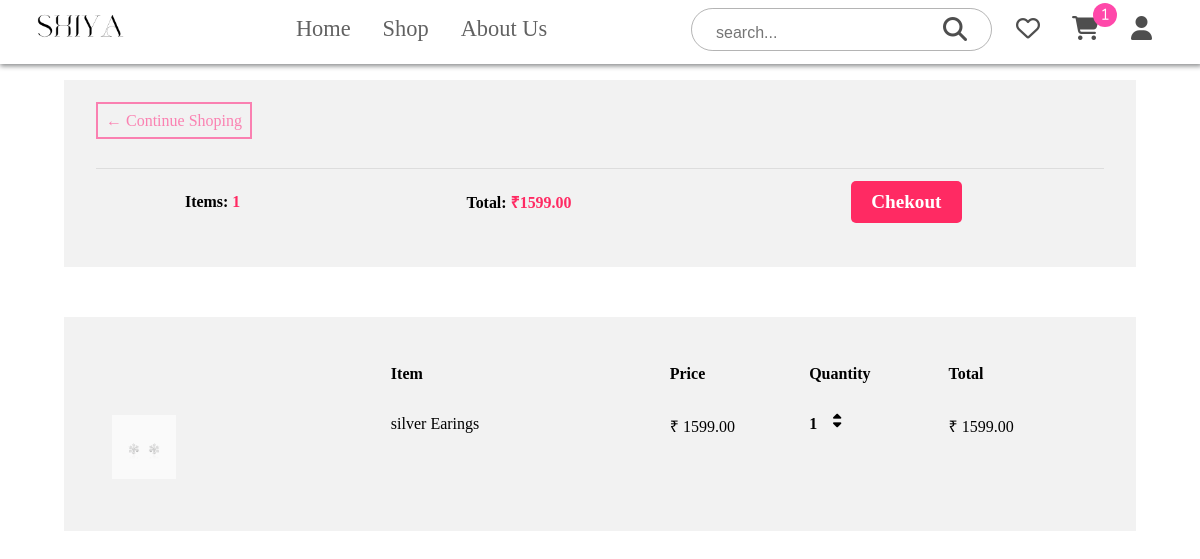
The app's page /cart/ (signed in) with its own data.
### core/models.py (models this page shows, shortened)
class Order(models.Model):
    customer = models.ForeignKey(
        Customer, on_delete=models.SET_NULL, null=True, blank=True
    )
    date_orderd = models.DateTimeField(auto_now_add=True)
    complete = models.BooleanField(default=False, null=True, blank=False)
    transaction_id = models.CharField(max_length=100, null=True)
    @property
    def get_cart_total(self):
        orderitems = self.orderitem_set.all()
        total = sum([item.get_total for item in orderitems])
        return total
    @property
    def get_cart_items(self):
        orderitems = self.orderitem_set.all()
        total = sum([item.quantity for item in orderitems])
        return total

class OrderItem(models.Model):
    product = models.ForeignKey(
        Product, on_delete=models.SET_NULL, null=True, blank=True
    )
    order = models.ForeignKey(Order, on_delete=models.SET_NULL, null=True, blank=True)
    quantity = models.IntegerField(default=0, null=True, blank=True)
    date_added = models.DateTimeField(auto_now_add=True)
    @property
    def get_total(self):
        total = self.product.price * self.quantity
        return total

class Product(models.Model):
    name = models.CharField(max_length=200)
    price = models.DecimalField(max_digits=7, decimal_places=2)
    image = models.ImageField(null=True, blank=True)
    category = models.ForeignKey(
        Category, on_delete=models.CASCADE, null=True, blank=True
    )
    material = models.CharField(max_length=100, null=True, blank=True)
    description = models.TextField(max_length=200, null=True, blank=True)
    occasion = models.CharField(max_length=100, null=True, blank=True)
    def imageURL(self):
        try:
            url = self.image.url
        except:
            url = ""
        return url

### core/views.py (the view)
# urls.py: path("cart/", cart, name="cart"),
def cart(request):
    data = cartData(request)
    cartItems = data["cartItems"]
    order = data["order"]
    items = data["items"]
    context = {
        "items": items,
        "order": order,
        "cartItems": cartItems,
        "shipping": False,
    }
    return render(request, "core/cart.html", context)

### core/utils.py (called while the page is built)
def cartData(request):
    if request.user.is_authenticated:
        customer = request.user.customer
        order,created = Order.objects.get_or_create(customer=customer, complete=False)
        items = order.orderitem_set.all()
        cartItems = order.get_cart_items
    else:
        cookieData=cookieCart(request)
        items=cookieData['items']
        order=cookieData['order']
        cartItems=cookieData['cartItems']
    return {'cartItems':cartItems,'order':order,'items':items}

### templates/core/cart.html
{% extends 'core/main.html' %}
{% load static %}
{% block content %}
<div class="cart">
    <div class="row">
        <div class="col">
            <a class="btn" href="{% url 'store' %}">&#x2190; Continue Shoping</a>
            <br>
            <br>
            <table class="table">
                <tr>
                    <th>
                        <h5>Items: <strong>{{order.get_cart_items}}</strong></h5>
                    </th>
                    <th>
                        <h5>Total: <strong> &#8377;{{order.get_cart_total}} </strong></h5>
                    </th>
                    <th>
                        <a href="{% url 'checkout' %}">Chekout</a>
                    </th>
                </tr>
            </table>
        </div>
        <br>
        <div class="col">
            <div class="cart-row">
                <div style="flex:2"></div>
                <div style="flex:2"><strong>Item</strong></div>
                <div style="flex:1"><strong>Price</strong></div>
                <div style="flex:1"><strong>Quantity</strong></div>
                <div style="flex:1"><strong>Total</strong></div>
            </div>
            {% for item in items %}
            <div class="cart-row">
                <div style="flex:2"><img class="row-img" src="{{item.product.imageURL}}"></div>
                <div style="flex:2">{{item.product.name}}</div>
                <div style="flex:1">&#8377; {{item.product.price|floatformat:2}}</div>
                <div style="flex:1">
                    <p class="quantity">{{item.quantity}}</p>
                    <div class="quantity">
                        <button data-product={{item.product.id}} data-action="add" class="update-cart chg-quantity">
                            <i class="fa-solid fa-caret-up"></i>
                        </button>
                        <button data-product="{{item.product.id}}" data-action="remove"
                            class="update-cart chg-quantity">
                            <i class="fa-solid fa-caret-down"></i>
                        </button>
                    </div>
                </div>
                <div style="flex: 1">&#8377; {{item.get_total}}</div>
            </div>
            {% endfor %}
        </div>
    </div>
</div>
{% endblock %}

### static/css/main.css (style rules this page uses)
* { margin: 0; padding: 0; }
.cart .row .col { background-color: #f2f2f2; margin: 1rem 4rem; padding: 2rem; }
.cart .row .col .btn { padding: 0.5rem; text-decoration: none; color: rgba(255, 72, 145, 0.664); font-size: 1rem; border: 2px solid; }
.table { width: 100%; border-collapse: collapse; margin-top: 20px; }
.table th, .table td { padding: 12px; text-align: center; border-top: 1px solid #ddd; font-size: 1.2rem; }
.table th { background-color: #f2f2f2; }
.table strong { color: #ff2a63; }
.table a { display: inline-block; padding: 10px 20px; background-color: #ff2a63; color: white; text-decoration: none; border-radius: 5px; transition: background-color 0.3s ease; }
.cart { margin-top: 5rem; }
.cart-row { display: flex; padding: 1rem; }
.cart-row img { width: 4rem; }
.cart .quantity { display: inline-block; font-weight: 700; padding-right: 10px; justify-content: center; }
.cart .quantity button { border: none; outline: none; background-color: transparent; }
.chg-quantity { width: 12px; cursor: pointer; display: block; margin-top: -0.5rem; padding: 0; }

### records on screen
Order: get_cart_items "1", get_cart_total "1599.00"
OrderItem: product.imageURL (picture), product.name "silver Earings", product.price "1599.00", quantity "1", get_total "1599.00"

### other values on screen
{{ cartItems }} "1"
